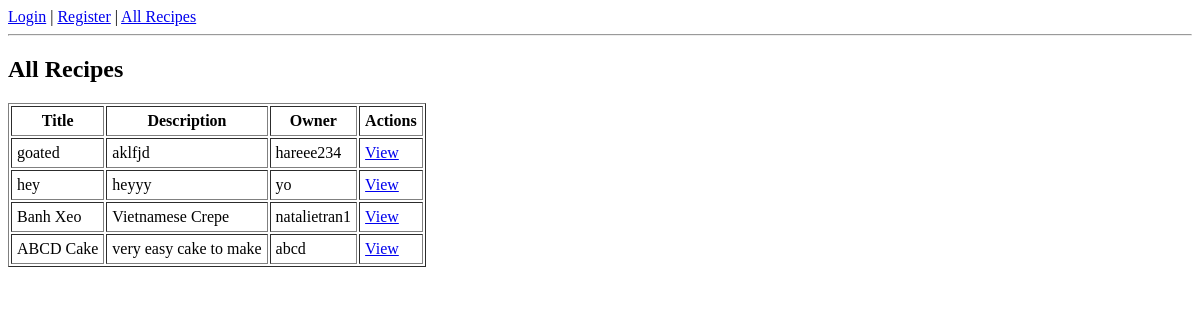
Page /recipes on the earlier database version.
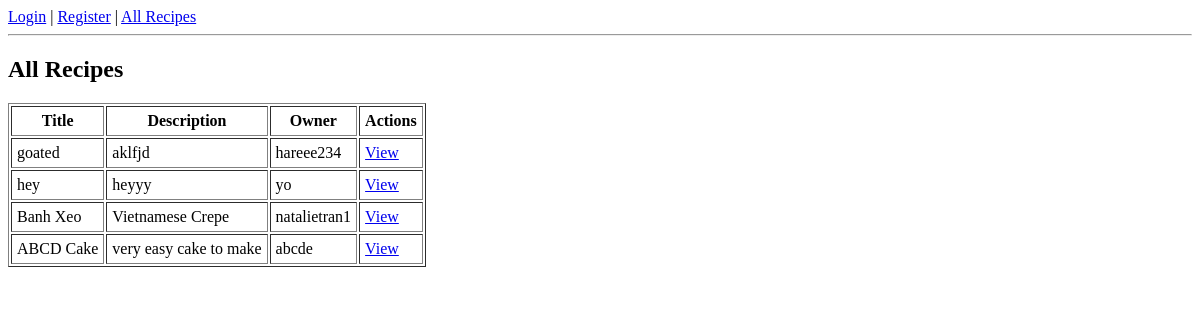
Same page on the later database version.
### app/models.py (models this page shows)
class Recipe(db.Model):
    id = db.Column(db.Integer, primary_key=True)
    title = db.Column(db.String(200), nullable=False)
    description = db.Column(db.Text, nullable=False)
    ingredients = db.Column(db.Text, nullable=False)
    instructions = db.Column(db.Text, nullable=False)
    created_at = db.Column(db.DateTime(timezone=True), server_default=func.now())
    user_id = db.Column(db.Integer, db.ForeignKey('user.id'), nullable=False)

class User(UserMixin, db.Model):
    id = db.Column(db.Integer, primary_key=True)
    username = db.Column(db.String(100), unique=True, nullable=False)
    email = db.Column(db.String(120), unique=True, nullable=False)
    password = db.Column(db.String(200), nullable=False)
    recipes = db.relationship('Recipe', backref='author', lazy=True)

### app/routes.py (the view)
@app.route("/recipes")
def recipes():
    user = get_current_user()
    all_recipes = Recipe.query.all()
    return render_template("recipes.html", recipes=all_recipes, user=user)

### app/routes.py (called while the page is built)
def get_current_user():
    uid = session.get("user_id")
    return User.query.get(uid) if uid else None

### app/templates/recipes.html (shortened to what this page needs)
{% extends "base.html" %}
{% block content %}
  <h2>All Recipes</h2>
  <table border="1" cellpadding="5">
    <thead>
      <tr><th>Title</th><th>Description</th><th>Owner</th><th>Actions</th></tr>
    </thead>
    <tbody>
      {% for recipe in recipes %}
        <tr>
          <td>{{ recipe.title }}</td>
          <td>{{ recipe.description }}</td>
          <td>{{ recipe.author.username }}</td>
          <td>
            <a href="{{ url_for('view_recipe', recipe_id=recipe.id) }}">View</a>
          </td>
        </tr>
      {% endfor %}
    </tbody>
  </table>
{% endblock %}

### app/templates/base.html (shortened to what this page needs)
<!DOCTYPE html>
<html lang="en">
<head><meta charset="UTF-8"><title>{% block title %}Recipe App{% endblock %}</title></head>
<body>
  <nav>
    {% if user %}
      Hello, {{ user.username }} |
      <a href="{{ url_for('profile') }}">View Profile</a> |
      <a href="{{ url_for('edit_profile') }}">Edit Profile</a> |
      <a href="{{ url_for('logout') }}">Logout</a>
    {% else %}
      <a href="{{ url_for('login') }}">Login</a> |
      <a href="{{ url_for('register') }}">Register</a>
    {% endif %}
    | <a href="{{ url_for('recipes') }}">All Recipes</a>
  </nav>
  <hr>
  {% block content %}{% endblock %}
</body>
</html>

Differences in the rows shown:
changed through a linked row, Recipe "ABCD Cake": author.username "abcd" → "abcde"
